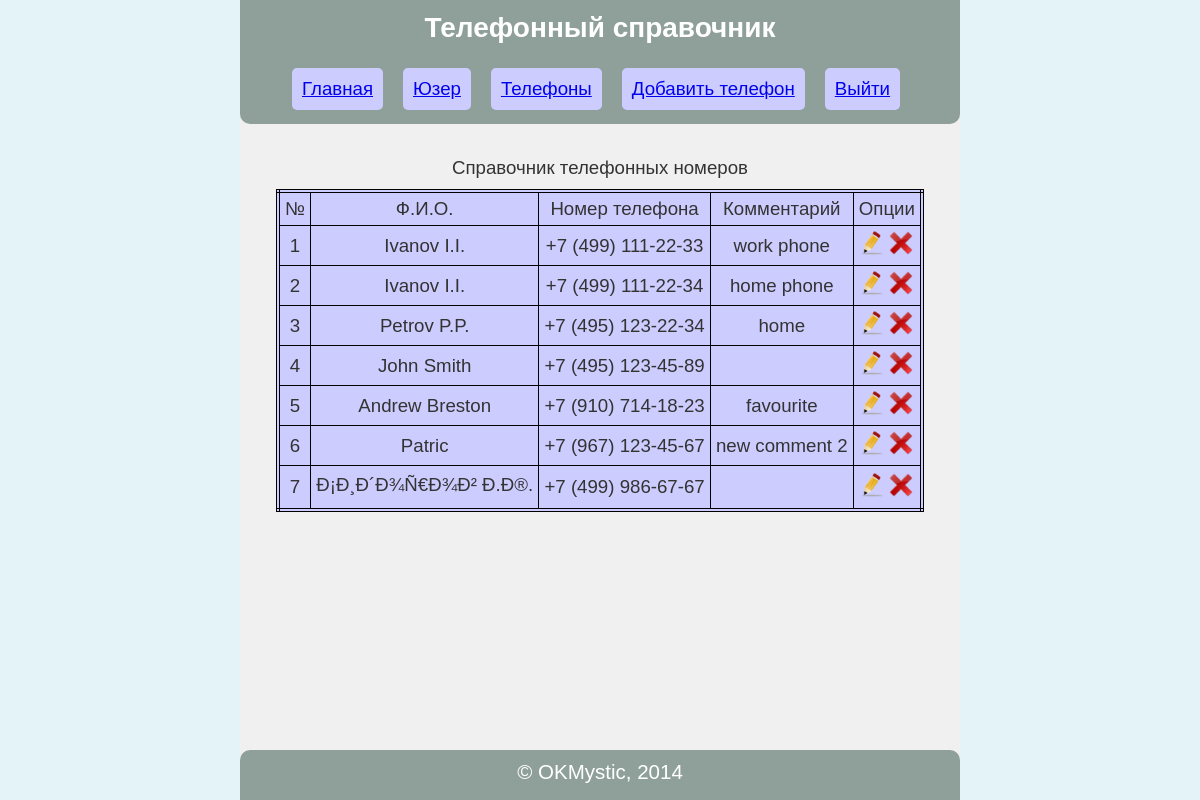
/?action=phones (signed in), run on the app's committed database.
### tables this page shows
CREATE TABLE `phone` (
  `id` int(11) NOT NULL AUTO_INCREMENT,
  `fio` varchar(250) NOT NULL DEFAULT 'no name',
  `phone` varchar(20) DEFAULT NULL,
  `comment` varchar(250) DEFAULT NULL,
  PRIMARY KEY (`id`),
  UNIQUE KEY `phone` (`phone`)
);

### phonecatalog/layout/Layout.php (called while the page is built, shortened)
<?php
class Layout
{
    private $layoutName='default';
    private $viewName;
    public function setView($view)
    {
        $this->view = $view;
    }
    public function setLayoutName($layoutName)
    {
        $this->layoutName = $layoutName;
    }
    public function render($viewName)
    {
        $fileName = "layout/{$this->layoutName}.php";
        $this->viewName = $viewName;
        require $fileName;
    }
    public function view()
    {
        $fileName = "view/{$this->viewName}.php";
        require $fileName;
    }
}

### phonecatalog/dao/MysqlPhoneDAO.php (called while the page is built, shortened)
<?php
class MysqlPhoneDAO implements PhoneDAO
{
    public function findAll()
    {
        $stmt = MysqlConnection::$dbh->prepare("SELECT id, fio, "
                . "phone, comment FROM phone");
        try {
            $stmt->execute();
            $phones = [];
            while ($phone = $stmt->fetchObject('\phonecatalog\model\Phone')) {
                $phones[] = $phone;
            }
            return $phones;
        } catch (PDOException $e) {
            print $e->getMessage();
        }
    }
}

### phonecatalog/service/PhoneService.php (called while the page is built, shortened)
<?php
class PhoneService
{
    private $dao;
    function __construct(PhoneDAO $dao)
    {
        $this->dao = $dao;
    }
    public function findAll() {
        return $this->dao->findAll();
    }
}

### phonecatalog/controller/UserController.php (called while the page is built, shortened)
<?php
class UserController extends AbstractController
{
    private $phoneService;
    private $view;
    public function getUserId()
    {
        return $this->userId;
    }
    public function setUserId($userId)
    {
        $this->userId = $userId;
    }
    public function __construct(UserServiceImpl $userService)
    {
        $this->view = new \stdClass();
    }
    public function setPhoneService($phoneService)
    {
        $this->phoneService = $phoneService;
    }
    public function getAllPhones()
    {
        $this->view->phones = [];
        if (FALSE != ($this->view->phones = $this->phoneService->findAll())) {
            if (NULL!== $this->getUserId()) {
                return 'extphones';
            } else {
                return 'phones';
            }
        } else {
            $this->view->error = "Phones view error";
            return 'index';
        }
    }
}
?>

### phonecatalog/model/Phone.php (called while the page is built, shortened)
<?php
class Phone
{
    private $id;
    private $fio;
    private $phone;
    private $comment;
    public function getId()
    {
      return $this->id;
    }
    public function getFio()
    {
      return $this->fio;
    }
    public function getPhone()
    {
      return $this->phone;
    }
    public function getComment()
    {
      return $this->comment;
    }
}

### view/extphones.php (the view, shortened to what this page needs)
<div>
    <table>
        <caption>Справочник телефонных номеров</caption>
        <thead>
            <tr>
                <td>№</td>
                <td>Ф.И.О.</td>
                <td>Номер телефона</td>
                <td>Комментарий</td>
                <td>Опции</td>
            </tr>
        </thead>
        <tbody>
            <?php
                $num = 1;
                foreach ($this->view->phones as $phone) {
                    echo "<tr><td>{$num}</td>"
                    . "<td>{$phone->getFio()}</td>"
                    . "<td>{$phone->getPhone()}</td>"
                    . "<td>{$phone->getComment()}</td>"
                    . "<td><a href='?action=changeconfirm&id={$phone->getId()}'>"
                    . "<img src='./img/edit.png' width='24' height='24' "
                            . "alt='Изменить'></a> "
                    . "<a href='?action=deleteconfirm&id={$phone->getId()}'>"
                    . "<img src='./img/delete.png' width='24' height='24' "
                            . "alt='Удалить'></a></td>"
                    . "</tr>";
                    $num++;
                }
            ?>
        </tbody>
    </table>
</div>

### index.php (shortened to what this page needs)
<?php
$action = filter_input(INPUT_GET, 'action', FILTER_SANITIZE_SPECIAL_CHARS);
$ctrl = new UserController(new UserServiceImpl(new MysqlUserDAO()));
$ctrl->setPhoneService(new PhoneService(new MysqlPhoneDAO()));
$layout = new Layout();
if (isset($_SESSION['id'])) {
    $ctrl->setUserId($_SESSION['id']);
    $layout->setLayoutName('userlayout');
} else {
    $layout->setLayoutName('default');
}
switch ($action) {
    case "phones" :
        $viewName = $ctrl->getAllPhones();
        $layout->setView($ctrl->getView());
        $layout->render($viewName);
        break;
}

### layout/userlayout.php (shortened to what this page needs)
<!DOCTYPE html>
<html>
    <head>
        <link href="./css/defaultlayout.css" rel="stylesheet">
    </head>
    <body>
        <div id="container">
            <div id="main">
                <header>
                    <h2>Телефонный справочник</h2>
                    <menu>
                        <ul type="none">
                            <li><a href="?action=index">Главная</a></li>
                            <li><a href="?action=showUser">Юзер</a></li>
                            <li><a href="?action=phones">Телефоны</a></li>
                            <li><a href="?action=addphone">Добавить телефон</a>
                            </li>
                            <li><a href="?action=logout">Выйти</a></li>
                        </ul>
                    </menu>
                </header>
                <div id="all">
                    <article>
                        <?php $this->view() ?>
                    </article>
                </div>
            </div>
            <footer>
                <div id="copyright">&copy; OKMystic, 2014</div>
            </footer>
        </div>
    </body>
</html>

### css/defaultlayout.css (style rules this page uses)
html, body, #container { height:100%; margin:0; }
html { background:#fff; color:#333; }
body { font: 14pt Arial, Helvetica, sans-serif; background: #e3f3f7; }
h2 { font-size: 1.5 em; color: #fff; margin-top: 0; padding-top: 10px; margin-bottom: 10px; }
#container { min-width:700px; max-width:1000px; margin: 0 20% 0 20%; background: #f0f0f0; }
header { text-align: center; padding: 2px; background: #8fa09b; color: #fff; min-height: 120px; border-radius: 0 0 10px 10px; }
#main { min-height:100%; margin:0 0 -50px; }
#all { padding:0 0 50px; }
footer { background: #8fa09b; color: #fff; height: 50px; text-align: center; border-radius: 10px 10px 0 0; }
#copyright { text-align:center; font-size:1.1em; padding:10px 0 0; }
menu { list-style:none; margin:0; background: #ccf; padding-left: 0; }
menu ul { background: #ccf; }
menu li { margin:5px 10px; float:left; }
menu li a { display:block; padding:10px; background:#ccf; border-radius: 5px; }
table { border: 4px double black; background: #ccf; padding: 10px; margin: 0 auto 5%; sellpadding:0; sellspacing:0; width:100%; font-size:1em; border-collapse: collapse; text-align: center; }
table td { padding: 5px; border: 1px solid black; }
table caption { margin:10px; }
article { margin: 23px auto 5px; width: 90%; }

### data on the page
phone: fio "Ivanov I.I.", phone "+7 (499) 111-22-33", comment "work phone"
phone: fio "Ivanov I.I.", phone "+7 (499) 111-22-34", comment "home phone"
phone: fio "Petrov P.P.", phone "+7 (495) 123-22-34", comment "home"
phone: fio "John Smith", phone "+7 (495) 123-45-89"
phone: fio "Andrew Breston", phone "+7 (910) 714-18-23", comment "favourite"
phone: fio "Patric", phone "+7 (967) 123-45-67", comment "new comment 2"
phone: fio "Ð¡Ð¸Ð´Ð¾Ñ€Ð¾Ð² Ð.Ð®.", phone "+7 (499) 986-67-67"
